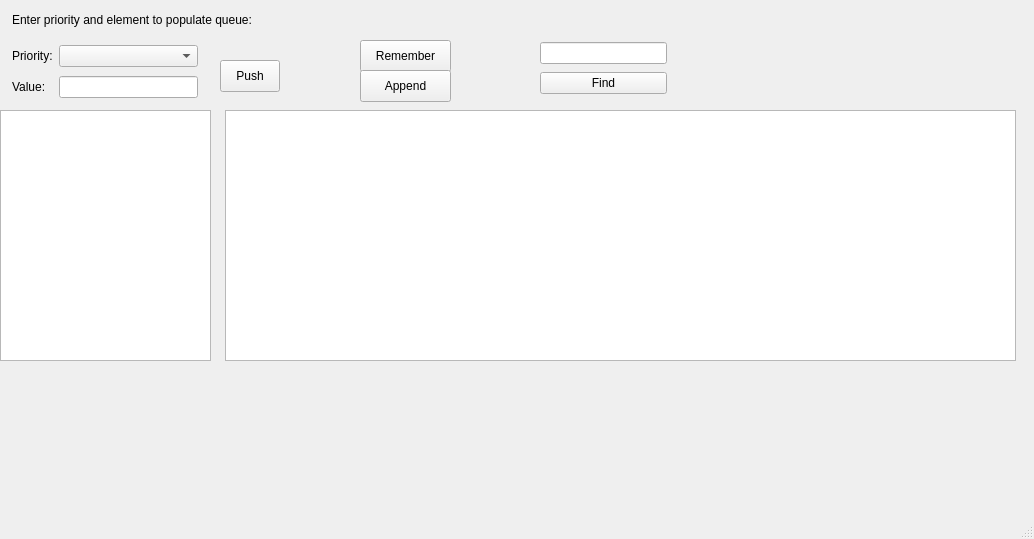
<?xml version="1.0" encoding="UTF-8"?>
<ui version="4.0">
 <class>MainWindow</class>
 <widget class="QMainWindow" name="MainWindow">
  <property name="geometry">
   <rect>
    <x>0</x>
    <y>0</y>
    <width>1034</width>
    <height>539</height>
   </rect>
  </property>
  <property name="windowTitle">
   <string>MainWindow</string>
  </property>
  <widget class="QWidget" name="centralwidget">
   <widget class="QListWidget" name="QueueWidget">
    <property name="geometry">
     <rect>
      <x>225</x>
      <y>110</y>
      <width>791</width>
      <height>251</height>
     </rect>
    </property>
   </widget>
   <widget class="QPushButton" name="rememberButton">
    <property name="geometry">
     <rect>
      <x>360</x>
      <y>40</y>
      <width>91</width>
      <height>32</height>
     </rect>
    </property>
    <property name="text">
     <string>Remember</string>
    </property>
   </widget>
   <widget class="QPushButton" name="AppendButton">
    <property name="geometry">
     <rect>
      <x>360</x>
      <y>70</y>
      <width>91</width>
      <height>32</height>
     </rect>
    </property>
    <property name="text">
     <string>Append</string>
    </property>
   </widget>
   <widget class="QListWidget" name="statsWidget">
    <property name="geometry">
     <rect>
      <x>0</x>
      <y>110</y>
      <width>211</width>
      <height>251</height>
     </rect>
    </property>
   </widget>
   <widget class="QWidget" name="">
    <property name="geometry">
     <rect>
      <x>12</x>
      <y>42</y>
      <width>186</width>
      <height>60</height>
     </rect>
    </property>
    <layout class="QGridLayout" name="gridLayout">
     <item row="2" column="1">
      <widget class="QLineEdit" name="lineEdit"/>
     </item>
     <item row="2" column="0">
      <widget class="QLabel" name="label_3">
       <property name="text">
        <string>Value:</string>
       </property>
      </widget>
     </item>
     <item row="0" column="0">
      <widget class="QLabel" name="label_2">
       <property name="text">
        <string>Priority:</string>
       </property>
      </widget>
     </item>
     <item row="0" column="1">
      <widget class="QComboBox" name="comboBox"/>
     </item>
    </layout>
   </widget>
   <widget class="QPushButton" name="pushButton">
    <property name="geometry">
     <rect>
      <x>220</x>
      <y>60</y>
      <width>60</width>
      <height>32</height>
     </rect>
    </property>
    <property name="text">
     <string>Push</string>
    </property>
   </widget>
   <widget class="QLabel" name="label">
    <property name="geometry">
     <rect>
      <x>12</x>
      <y>12</y>
      <width>271</width>
      <height>16</height>
     </rect>
    </property>
    <property name="text">
     <string>Enter priority and element to populate queue:</string>
    </property>
    <property name="textFormat">
     <enum>Qt::RichText</enum>
    </property>
   </widget>
   <widget class="QWidget" name="">
    <property name="geometry">
     <rect>
      <x>540</x>
      <y>40</y>
      <width>127</width>
      <height>58</height>
     </rect>
    </property>
    <layout class="QVBoxLayout" name="verticalLayout">
     <item>
      <widget class="QLineEdit" name="findLineEdit"/>
     </item>
     <item>
      <widget class="QPushButton" name="findButton">
       <property name="text">
        <string>Find</string>
       </property>
      </widget>
     </item>
    </layout>
   </widget>
  </widget>
  <widget class="QMenuBar" name="menubar">
   <property name="geometry">
    <rect>
     <x>0</x>
     <y>0</y>
     <width>1034</width>
     <height>24</height>
    </rect>
   </property>
  </widget>
  <widget class="QStatusBar" name="statusbar"/>
 </widget>
 <resources/>
 <connections/>
</ui>
